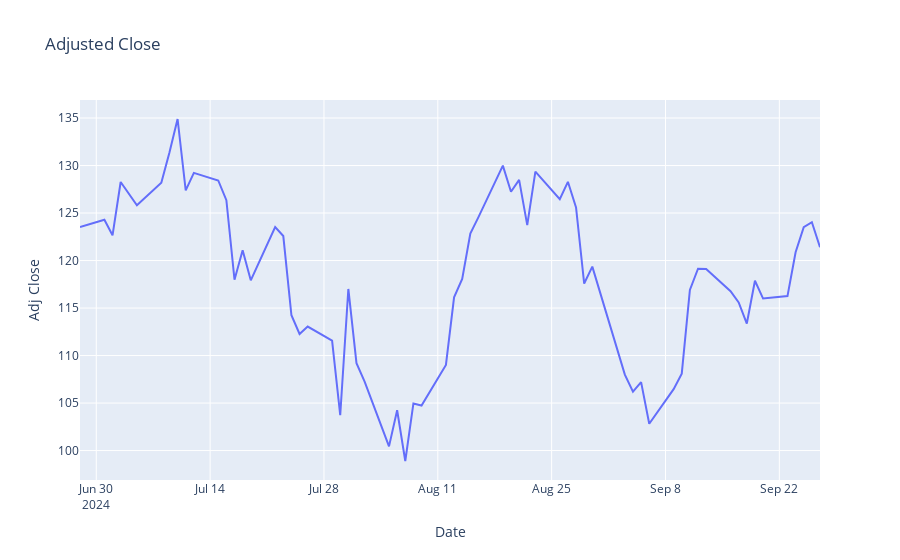

The notebook cell this image was saved under:
### Code cell
# Create and display an interactive line plot of NVDA's Adjusted Close Prices
import plotly.express as px

# Reset index if 'Date' is the index
stock_data_reset = stock_data.reset_index()

fig = px.line(stock_data_reset, x='Date', y='Adj Close', title='Adjusted Close', line_shape='linear')
fig.show()
